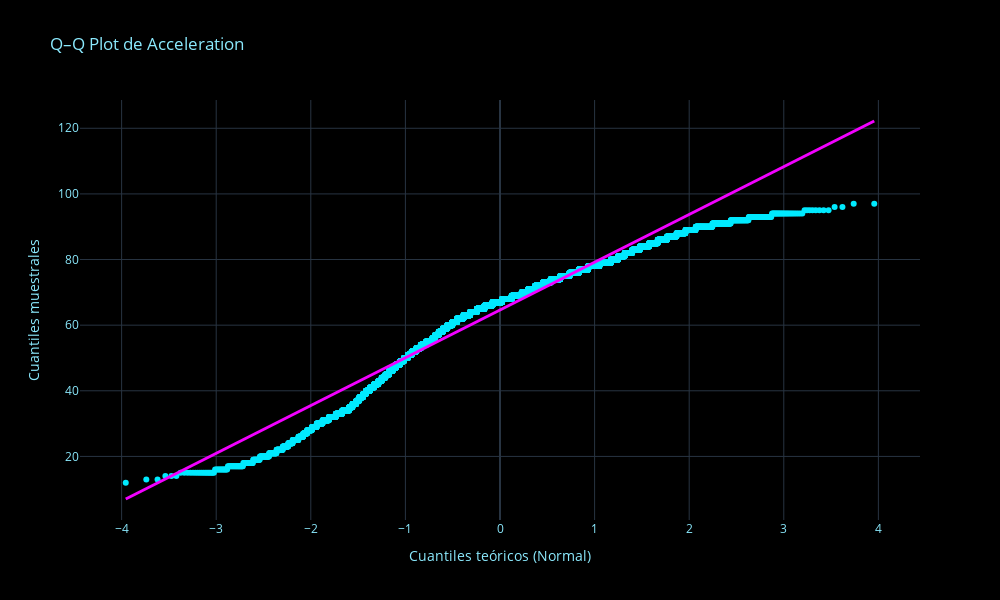

The cell this chart's notebook holds for it:
### Markdown cell above
#### **Observacion.**

Las variables continuas $X_1,X_2,\dots,X_n$ del dataset de FIFA19 no se distribuyen $N(\mu,\sigma)$ con $\mu\in\mathbb{R}$ y $\sigma>0$.

En este caso, tomando en cuenta el dataset con el que se está trabajando, se puede hacer una prueba en una variable continua cualquiera a partir de **Q-QPlot** para comprobar su normalidad. 

#### **¿Por qué un Q–Q Plot permite determinar con claridad si una variable continua NO es normal?**

Un **Q–Q Plot (Quantile–Quantile Plot)** compara los cuantiles de una variable con los cuantiles de una distribución normal teórica.  
Su fundamento es geométrico y probabilístico:

1. **Si una variable sigue una distribución normal**, sus cuantiles deben alinearse perfectamente con los cuantiles de una normal estándar.  
   Esto se refleja como **una línea recta diagonal** en el gráfico.

2. **Si los puntos se desvían sistemáticamente de la línea** (curvaturas, colas separadas, forma de S o dispersión irregular), significa que **los cuantiles empíricos no coinciden con los cuantiles de una normal**, lo que indica:
   - asimetría (skewness),
   - colas pesadas (kurtosis),
   - truncamiento,
   - presencia de valores extremos,
   - o cualquier otra forma de no normalidad.

3. El Q–Q Plot permite evaluar no solo la normalidad, sino **cómo falla la normalidad**, ya que muestra visualmente:
   - qué tan desviada está la distribución,
   - en qué parte (centro, colas, ambos),
   - y con qué magnitud.

Por esta razón, **si en el Q–Q Plot los puntos no caen sobre la línea diagonal**, se puede afirmar con claridad que **la variable no sigue una distribución normal**, independientemente de su escala, su media o su varianza.

### Code cell
import numpy as np
import scipy.stats as stats
import plotly.graph_objects as go

def qqplot_interactive(df, variable):
    data = df[variable].dropna()

    # Cuantiles teóricos y muestrales
    (osm, osr), (slope, intercept, _) = stats.probplot(data, dist="norm")

    fig = go.Figure()

    # Puntos azules neón
    fig.add_trace(go.Scatter(
        x=osm,
        y=osr,
        mode='markers',
        name='Datos',
        marker=dict(color='#00eaff', size=6),   # azul neón
        hovertemplate='Teórico: %{x}<br>Muestral: %{y}<extra></extra>'
    ))

    # Línea teórica morado neón
    fig.add_trace(go.Scatter(
        x=osm,
        y=slope * np.array(osm) + intercept,
        mode='lines',
        name='Línea teórica',
        line=dict(color='#f200ff', width=3),    # morado neón
    ))

    # Layout modo oscuro + estilo cyberpunk
    fig.update_layout(
        title=f"Q–Q Plot de {variable}",
        template="plotly_dark",
        width=1000,
        height=600,
        paper_bgcolor="#000000",      # fondo negro total
        plot_bgcolor="#000000",
        font=dict(color="#8BE9FD"),   # verde neón para texto
        showlegend=False
    )

    fig.update_xaxes(title="Cuantiles teóricos (Normal)")
    fig.update_yaxes(title="Cuantiles muestrales")

    fig.show()

# Ejemplo:
qqplot_interactive(df, "Acceleration")

### Figure 1 — Plotly figure (JSON) as saved in the notebook; plotly's stock layout.template omitted (floating-point values rounded to 4 significant figures; data arrays with more than 128 entries replaced by an {"elided": "..."} marker saying what was removed)
{"data": [{"hovertemplate": "Teórico: %{x}<br>Muestral: %{y}<extra></extra>", "marker": {"color": "#00eaff", "size": 6}, "mode": "markers", "name": "Datos", "type": "scatter", "x": {"elided": "18207 float values"}, "y": {"elided": "18207 float values"}}, {"line": {"color": "#f200ff", "width": 3}, "mode": "lines", "name": "Línea teórica", "type": "scatter", "x": {"elided": "18207 float values"}, "y": {"elided": "18207 float values"}}], "layout": {"font": {"color": "#8BE9FD"}, "height": 600, "paper_bgcolor": "#000000", "plot_bgcolor": "#000000", "showlegend": false, "title": {"text": "Q–Q Plot de Acceleration"}, "width": 1000, "xaxis": {"title": {"text": "Cuantiles teóricos (Normal)"}}, "yaxis": {"title": {"text": "Cuantiles muestrales"}}}}
